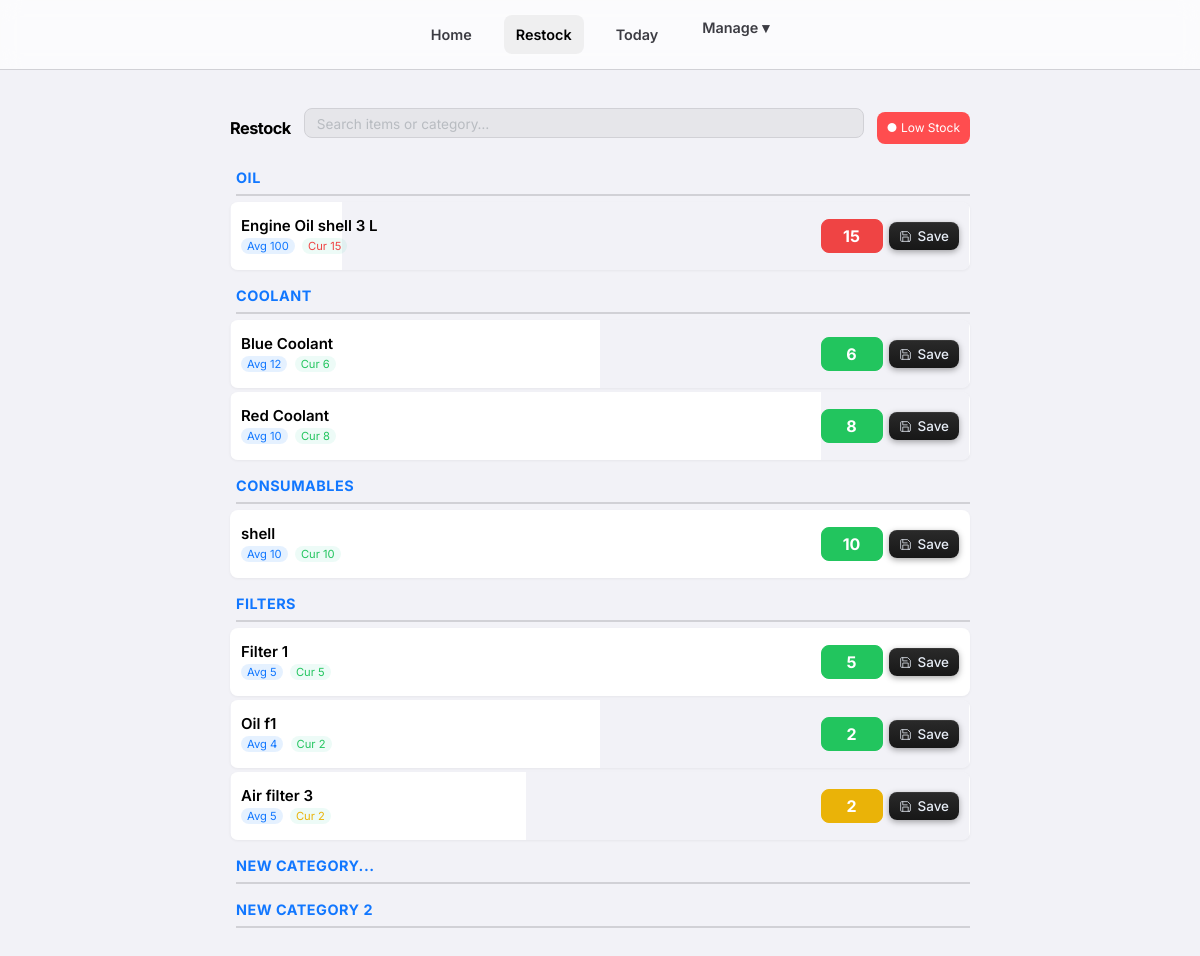
The page /stock/ (signed in) on the database its author committed.
### consumables/models.py (models this page shows, shortened)
class Category(models.Model):
    name = models.CharField(max_length=100)
    class Meta:
        verbose_name_plural = "Categories"

class Item(models.Model):
    category = models.ForeignKey(Category, related_name='items', on_delete=models.CASCADE)
    subcategory = models.ForeignKey(SubCategory, related_name='items', on_delete=models.SET_NULL, null=True, blank=True)
    name = models.CharField(max_length=200)
    average_stock = models.IntegerField(default=0, help_text="Ideal stock level for calculation")
    current_stock = models.IntegerField(default=0)
    score = models.IntegerField(default=1, help_text="Credits earned per unit taken")
    class Meta:
        constraints = [
            models.UniqueConstraint(
                fields=['category', 'name'],
                condition=models.Q(subcategory__isnull=True),
                name='unique_direct_item_idx'
            ),
            models.UniqueConstraint(
                fields=['subcategory', 'name'],
                name='unique_subcategory_item_idx'
            )
        ]
    def stock_percentage(self):
        if self.average_stock <= 0:
            return 100 # Default to full/green if no average set to avoid div/0 error showing red
        return (self.current_stock / self.average_stock) * 100
    def stock_status_color(self):
        pct = self.stock_percentage()
        if pct < 25:
            return "#ef4444" # Red
        elif pct < 50:
            return "#eab308" # Yellow
        else:
            return "#22c55e" # Green

### consumables/views.py (the view)
# urls.py: path('stock/', views.stock_list, name='stock_list'),
@login_required
def stock_list(request):
    categories = Category.objects.prefetch_related('items').all()
    return render(request, 'consumables/stock_list.html', {'categories': categories})

### consumables/templates/consumables/stock_list.html (shortened to what this page needs)
{% extends 'consumables/base.html' %}
{% block content %}
<div class="restock-container">
    <div class="top-row">
        <h2>Restock</h2>
        <div class="search-container">
            <input id="restockSearch" class="tiny-search" type="text" placeholder="Search items or category…">
        </div>
        <a href="{% url 'low_stock_list' %}" class="low-stock-btn">
            ● Low Stock
        </a>
    </div>
    {% for category in categories %}
    <div class="category-section">
        <h3 class="category-title">{{ category.name }}</h3>
        {% for item in category.items.all %}
        <form method="post" action="{% url 'update_stock' item.id %}" class="item-card" data-default-display="flex"
            style="background: linear-gradient(90deg, var(--card-bg) {{ item.stock_percentage|floatformat:0 }}%, transparent {{ item.stock_percentage|floatformat:0 }}%);">
            <div class="item-info">
                <div class="item-name">
                    {{ item.name }}
                </div>
                <div class="item-stock">
                    <span class="stock-badge avg-badge">Avg {{ item.average_stock }}</span>
                    <span class="stock-badge cur-badge" style="color:{{ item.stock_status_color }}">
                        Cur {{ item.current_stock }}
                    </span>
                </div>
            </div>
            <div class="controls">
                <input type="number" name="current_stock" value="{{ item.current_stock }}" inputmode="numeric"
                    style="background-color: {{ item.stock_status_color }}; border-color: {{ item.stock_status_color }}; color: white; font-weight: bold;">
                <button type="submit" class="btn-save">
                    <svg viewBox="0 0 24 24" fill="none" stroke="currentColor" stroke-width="1.6" stroke-linecap="round"
                        stroke-linejoin="round">
                        <path d="M19 21H5a2 2 0 0 1-2-2V5a2 2 0 0 1 2-2h11l5 5v11a2 2 0 0 1-2 2z" />
                        <path d="M17 21v-8H7v8" />
                        <path d="M7 3v6h8" />
                    </svg>
                    Save
                </button>
            </div>
        </form>
        {% endfor %}
    </div>
    {% endfor %}
</div>
{% endblock %}

### consumables/static/css/style.css (style rules this page uses)
:root { --bg-color: #f2f2f7; --card-bg: #ffffff; --text-primary: #000000; --text-secondary: #3c3c43; --accent-red: #ff3b30; --accent-blue: #007aff; --accent-green: #34c759; --accent-yellow: #f59e0b; --border-color: #d1d1d6; --glass-bg: rgba(255, 255, 255, 0.7); --glass-border: rgba(0, 0, 0, 0.1); --input-bg: rgba(0, 0, 0, 0.05); }
* { box-sizing: border-box; margin: 0; padding: 0; font-family: 'Inter', -apple-system, BlinkMacSystemFont, "Segoe UI", Roboto, Helvetica, Arial, sans-serif; }
body { background-color: var(--bg-color); color: var(--text-primary); line-height: 1.6; padding-bottom: 80px; }
h1, h2, h3 { font-weight: 700; letter-spacing: -0.5px; margin-bottom: 1rem; color: var(--text-primary); }
a { color: var(--accent-blue); text-decoration: none; }
.category-section { margin-bottom: 40px; }
.category-title { font-size: 1.5rem; border-bottom: 2px solid var(--border-color); padding-bottom: 5px; margin-bottom: 10px; color: var(--accent-blue); text-transform: uppercase; letter-spacing: 1px; }
.item-card { background-color: var(--card-bg); padding: 15px; margin-bottom: 10px; border-radius: 12px; display: flex; justify-content: space-between; align-items: center; border: 1px solid var(--border-color); transition: transform 0.2s, box-shadow 0.2s; box-shadow: 0 1px 3px rgba(0, 0, 0, 0.05); }
.item-info { flex-grow: 1; }
.item-name { font-weight: 600; font-size: 1.1rem; color: var(--text-primary); }
.item-stock { font-size: 0.8rem; color: var(--text-secondary); }
input[type="text"], input[type="password"], input[type="number"], select { width: 100%; padding: 12px; margin: 8px 0; background-color: var(--input-bg); border: 1px solid var(--border-color); border-radius: 8px; color: var(--text-primary); font-size: 1rem; transition: border-color 0.2s, background-color 0.2s; }
.search-container { margin-bottom: 10px; padding: 0 5px; }
.tiny-search { width: 100%; background: var(--input-bg); border: 1px solid var(--border-color); border-radius: 20px; padding: 2px 10px; color: var(--text-primary); font-size: 0.8rem; line-height: normal; outline: none; transition: all 0.2s ease; margin: 0; box-sizing: border-box; height: 30px; }
.tiny-search::placeholder { color: var(--text-secondary); opacity: 0.6; font-size: 0.85rem; }

### rows shown on the page
Category: name "OIL"
Item: name "Engine Oil shell 3 L", average_stock "100", current_stock "15"
Category: name "COOLANT"
Item: name "Blue Coolant", average_stock "12", current_stock "6"
Item: name "Red Coolant", average_stock "10", current_stock "8"
Category: name "CONSUMABLES"
Item: name "shell", average_stock "10", current_stock "10"
Category: name "FILTERS"
Item: name "Filter 1", average_stock "5", current_stock "5"
Item: name "Oil f1", average_stock "4", current_stock "2"
Item: name "Air filter 3", average_stock "5", current_stock "2"
Category: name "NEW CATEGORY..."
Category: name "NEW CATEGORY 2"
